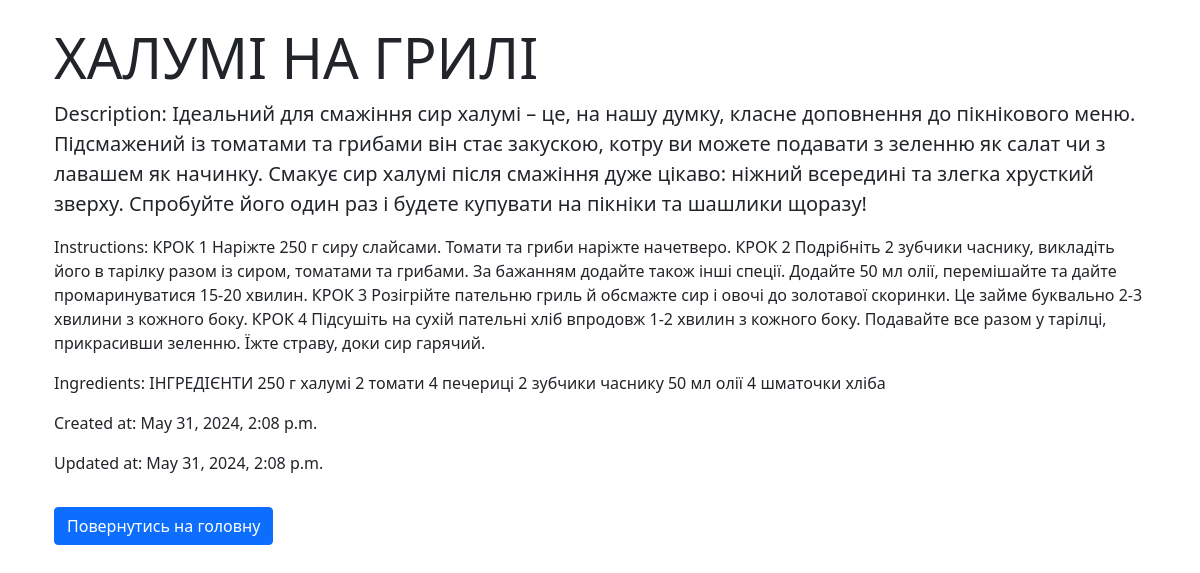
Page /recipe/1/ on the committed database.
### recipe/models.py (models this page shows, shortened)
class Recipe(models.Model):
    title = models.CharField(max_length=255)
    description = models.TextField()
    instructions = models.TextField()
    ingredients = models.TextField()
    created_at = models.DateTimeField(auto_now_add=True)
    updated_at = models.DateTimeField(auto_now=True)
    category = models.ForeignKey(Category, on_delete=models.CASCADE, related_name='categories')

### recipe/views.py (the view)
# urls.py: path('recipe/<int:recipe_id>/', views.recipe_detail, name='recipe_detail'),
def recipe_detail(request, recipe_id):
    recipe = get_object_or_404(Recipe, pk=recipe_id)
    return render(request, 'recipe_detail.html', {'recipe': recipe})

### recipe/templates/recipe_detail.html
{% extends 'base.html' %}
{% block content %}
  <div class="container">
    <h1 class="display-4">{{ recipe.title }}</h1>
    <p class="lead">Description: {{ recipe.description }}</p>
    <p>Instructions: {{ recipe.instructions }}</p>
    <p>Ingredients: {{ recipe.ingredients }}</p>
    <p>Created at: {{ recipe.created_at }}</p>
    <p>Updated at: {{ recipe.updated_at }}</p>
    <a href="{% url 'main' %}" class="btn btn-primary mt-3">Повернутись на головну </a>
  </div>
{% endblock %}

### rows in the picture
Recipe: title "ХАЛУМІ НА ГРИЛІ", description "Ідеальний для смажіння сир халумі – це, на нашу думку, класне доповнення до пікнікового меню. Підсмажений із томатами та грибами він стає закускою, котру ви можете подавати з зеленню як салат чи з лавашем як начинку. Смакує сир халумі після смажіння дуже цікаво: ніжний всередині та злегка хрусткий зверху. Спробуйте його один раз і будете купувати на пікніки та шашлики щоразу!", instructions "КРОК 1 Наріжте 250 г сиру слайсами. Томати та гриби наріжте начетверо. КРОК 2 Подрібніть 2 зубчики часнику, викладіть його в тарілку разом із сиром, томатами та грибами. За бажанням додайте також інші спеції. Додайте 50 мл олії, перемішайте та дайте промаринуватися 15-20 хвилин. КРОК 3 Розігрійте пательню гриль й обсмажте сир і овочі до золотавої скоринки. Це займе буквально 2-3 хвилини з кожного боку. КРОК 4 Підсушіть на сухій пательні хліб впродовж 1-2 хвилин з кожного боку. Подавайте все разом у тарілці, прикрасивши зеленню. Їжте страву, доки сир гарячий.", ingredients "ІНГРЕДІЄНТИ 250 г халумі 2 томати 4 печериці 2 зубчики часнику 50 мл олії 4 шматочки хліба", created_at "May 31, 2024, 2:08 p.m.", updated_at "May 31, 2024, 2:08 p.m."
